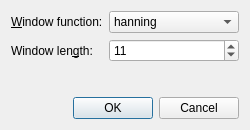
<?xml version="1.0" encoding="UTF-8"?>
<ui version="4.0">
 <class>QSpectrumAnalyzerSmooth</class>
 <widget class="QDialog" name="QSpectrumAnalyzerSmooth">
  <property name="geometry">
   <rect>
    <x>0</x>
    <y>0</y>
    <width>250</width>
    <height>130</height>
   </rect>
  </property>
  <property name="windowTitle">
   <string>Smoothing - QSpectrumAnalyzer</string>
  </property>
  <layout class="QVBoxLayout" name="verticalLayout">
   <item>
    <layout class="QFormLayout" name="formLayout">
     <item row="0" column="0">
      <widget class="QLabel" name="label">
       <property name="text">
        <string>&amp;Window function:</string>
       </property>
       <property name="buddy">
        <cstring>windowFunctionComboBox</cstring>
       </property>
      </widget>
     </item>
     <item row="0" column="1">
      <widget class="QComboBox" name="windowFunctionComboBox">
       <property name="currentIndex">
        <number>1</number>
       </property>
       <item>
        <property name="text">
         <string>rectangular</string>
        </property>
       </item>
       <item>
        <property name="text">
         <string>hanning</string>
        </property>
       </item>
       <item>
        <property name="text">
         <string>hamming</string>
        </property>
       </item>
       <item>
        <property name="text">
         <string>bartlett</string>
        </property>
       </item>
       <item>
        <property name="text">
         <string>blackman</string>
        </property>
       </item>
      </widget>
     </item>
     <item row="1" column="0">
      <widget class="QLabel" name="label_2">
       <property name="text">
        <string>Window len&amp;gth:</string>
       </property>
       <property name="buddy">
        <cstring>windowLengthSpinBox</cstring>
       </property>
      </widget>
     </item>
     <item row="1" column="1">
      <widget class="QSpinBox" name="windowLengthSpinBox">
       <property name="minimum">
        <number>3</number>
       </property>
       <property name="maximum">
        <number>1001</number>
       </property>
       <property name="value">
        <number>11</number>
       </property>
      </widget>
     </item>
    </layout>
   </item>
   <item>
    <spacer name="verticalSpacer">
     <property name="orientation">
      <enum>Qt::Vertical</enum>
     </property>
     <property name="sizeHint" stdset="0">
      <size>
       <width>20</width>
       <height>1</height>
      </size>
     </property>
    </spacer>
   </item>
   <item>
    <widget class="QDialogButtonBox" name="buttonBox">
     <property name="orientation">
      <enum>Qt::Horizontal</enum>
     </property>
     <property name="standardButtons">
      <set>QDialogButtonBox::Cancel|QDialogButtonBox::Ok</set>
     </property>
    </widget>
   </item>
  </layout>
 </widget>
 <tabstops>
  <tabstop>windowFunctionComboBox</tabstop>
  <tabstop>windowLengthSpinBox</tabstop>
  <tabstop>buttonBox</tabstop>
 </tabstops>
 <resources/>
 <connections>
  <connection>
   <sender>buttonBox</sender>
   <signal>accepted()</signal>
   <receiver>QSpectrumAnalyzerSmooth</receiver>
   <slot>accept()</slot>
   <hints>
    <hint type="sourcelabel">
     <x>218</x>
     <y>104</y>
    </hint>
    <hint type="destinationlabel">
     <x>157</x>
     <y>129</y>
    </hint>
   </hints>
  </connection>
  <connection>
   <sender>buttonBox</sender>
   <signal>rejected()</signal>
   <receiver>QSpectrumAnalyzerSmooth</receiver>
   <slot>reject()</slot>
   <hints>
    <hint type="sourcelabel">
     <x>218</x>
     <y>110</y>
    </hint>
    <hint type="destinationlabel">
     <x>224</x>
     <y>129</y>
    </hint>
   </hints>
  </connection>
 </connections>
</ui>
